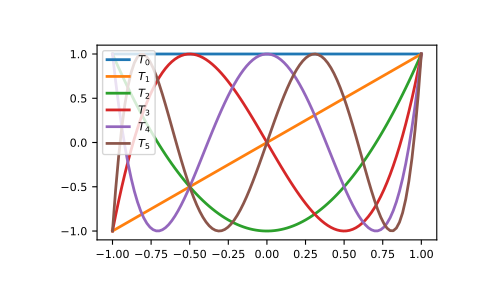

Reproduce this figure in Python.
import matplotlib.pyplot as plt
from numpy.polynomial import Chebyshev as T
x = np.linspace(-1, 1, 100)
for i in range(6):
    ax = plt.plot(x, T.basis(i)(x), lw=2, label=f"$T_{i}$")
# ...
plt.legend(loc="upper left")
# <matplotlib.legend.Legend object at 0x3b3ee10>
plt.show()
